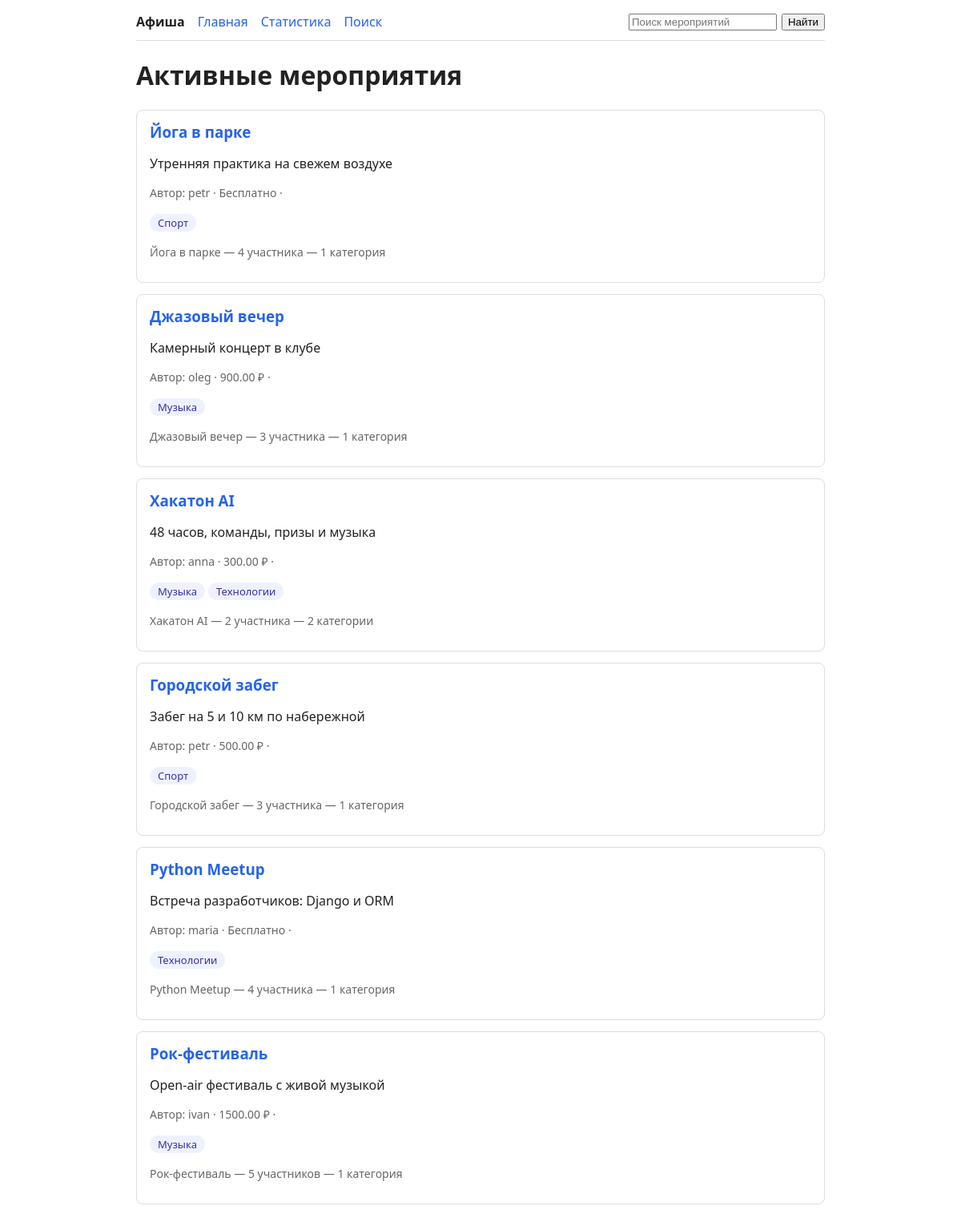
The page / on the database its author committed.
### events/models.py (models this page shows, shortened)
class Event(models.Model):
    title = models.CharField("Название", max_length=200)
    description = models.TextField("Описание")
    author = models.ForeignKey(
        settings.AUTH_USER_MODEL, on_delete=models.CASCADE,
        related_name="created_events", verbose_name="Автор"
    )
    categories = models.ManyToManyField(
        Category, related_name="events", verbose_name="Категории", blank=True
    )
    participants = models.ManyToManyField(
        settings.AUTH_USER_MODEL, related_name="joined_events",
        verbose_name="Участники", blank=True
    )
    price = models.DecimalField("Цена", max_digits=8, decimal_places=2, default=0)
    max_participants = models.PositiveIntegerField("Максимум участников", default=50)
    views_count = models.PositiveIntegerField("Количество просмотров", default=0)
    is_active = models.BooleanField("Активно", default=True)
    created_at = models.DateTimeField("Дата создания", auto_now_add=True)
    objects = EventQuerySet.as_manager()
    class Meta:
        ordering = ["-created_at"]
        verbose_name = "Мероприятие"
        verbose_name_plural = "Мероприятия"

class Category(models.Model):
    name = models.CharField("Название", max_length=100, unique=True)
    description = models.TextField("Описание", blank=True)
    created_at = models.DateTimeField("Дата создания", auto_now_add=True)
    class Meta:
        ordering = ["name"]
        verbose_name = "Категория"
        verbose_name_plural = "Категории"

### events/views.py (the view)
# urls.py: path("", views.EventListView.as_view(), name="event_list"),
class EventListView(ListView):
    template_name = "events/event_list.html"
    context_object_name = "events"
    paginate_by = 10
    def get_queryset(self):
        return Event.objects.active().with_details().with_counts().recent()

### events/models.py (called while the page is built)
    def active(self):
        return self.filter(is_active=True)

    def with_details(self):
        return self.select_related("author").prefetch_related(
            "categories", "participants"
        )

    def with_counts(self):
        return self.annotate(
            participants_count=Count("participants", distinct=True),
            categories_count=Count("categories", distinct=True),
        )

    def recent(self):
        return self.order_by("-created_at", "-pk")

### events/templatetags/events_extras.py (called while the page is built)
@register.filter
def ru_plural(number, forms):
    one, few, many = [f.strip() for f in forms.split(",")]
    n = abs(int(number))
    if n % 100 in range(11, 15):
        return many
    if n % 10 == 1:
        return one
    if n % 10 in (2, 3, 4):
        return few
    return many

### events/templates/events/event_list.html (shortened to what this page needs)
{% extends "events/base.html" %}
{% block content %}
  <h1>Активные мероприятия</h1>
  {% for event in events %}
    {% include "events/_event_card.html" %}
  {% empty %}
    <p>Пока нет активных мероприятий.</p>
  {% endfor %}
{% endblock %}

### events/templates/events/_event_card.html (shortened to what this page needs)
{% load events_extras %}
<div class="card">
  <h3><a href="{% url 'event_detail' event.pk %}">{{ event.title }}</a></h3>
  <p>{{ event.description }}</p>
  <p class="meta">
    Автор: {{ event.author.username }} ·
    {% if event.price == 0 %}Бесплатно{% else %}{{ event.price }} ₽{% endif %} ·
  </p>
  <p>
    {% for category in event.categories.all %}<span class="badge">{{ category.name }}</span>{% endfor %}
  </p>
  <p class="meta">
    {{ event.title }} — {{ event.participants_count }} {{ event.participants_count|ru_plural:"участник,участника,участников" }}
    — {{ event.categories_count }} {{ event.categories_count|ru_plural:"категория,категории,категорий" }}
  </p>
</div>

### events/templates/events/base.html (style rules this page uses)
body { font-family: system-ui, sans-serif; max-width: 860px; margin: 0 auto; padding: 16px; color: #222; }
a { color: #2563eb; text-decoration: none; }
.card { border: 1px solid #ddd; border-radius: 8px; padding: 14px 16px; margin-bottom: 14px; }
.card h3 { margin: 0 0 6px; }
.meta { color: #666; font-size: 14px; }
.badge { display: inline-block; background: #eef2ff; color: #3730a3; border-radius: 12px; padding: 2px 10px; font-size: 13px; margin-right: 4px; }

### rows shown on the page
Event: title "Йога в парке", description "Утренняя практика на свежем воздухе", author.username "petr", price "Бесплатно", participants_count "4", participants_count|ru_plural "участника", categories_count "1", categories_count|ru_plural "категория"
Category: name "Спорт"
Event: title "Джазовый вечер", description "Камерный концерт в клубе", author.username "oleg", price "900.00", participants_count "3", participants_count|ru_plural "участника", categories_count "1", categories_count|ru_plural "категория"
Category: name "Музыка"
Event: title "Хакатон AI", description "48 часов, команды, призы и музыка", author.username "anna", price "300.00", participants_count "2", participants_count|ru_plural "участника", categories_count "2", categories_count|ru_plural "категории"
Category: name "Технологии"
Event: title "Городской забег", description "Забег на 5 и 10 км по набережной", author.username "petr", price "500.00", participants_count "3", participants_count|ru_plural "участника", categories_count "1", categories_count|ru_plural "категория"
Event: title "Python Meetup", description "Встреча разработчиков: Django и ORM", author.username "maria", price "Бесплатно", participants_count "4", participants_count|ru_plural "участника", categories_count "1", categories_count|ru_plural "категория"
Event: title "Рок-фестиваль", description "Open-air фестиваль с живой музыкой", author.username "ivan", price "1500.00", participants_count "5", participants_count|ru_plural "участников", categories_count "1", categories_count|ru_plural "категория"
